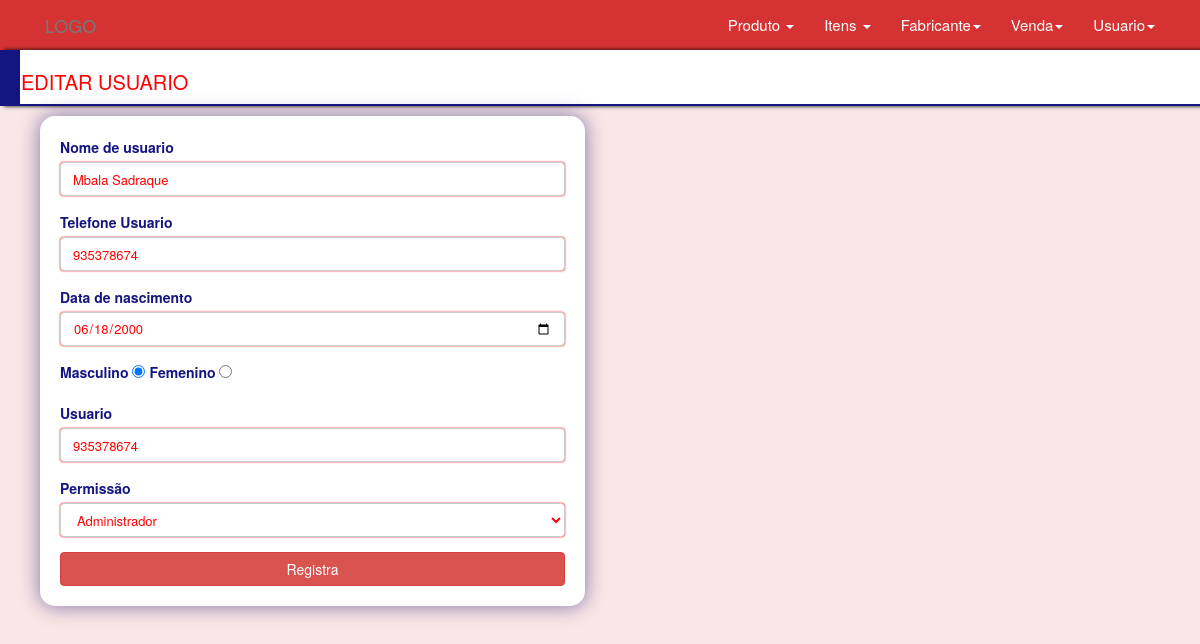
Screenshot of /views/?pg=usuario/edita&idUsuario=1&&ac=edita (signed in) with the database file from the repository.
### tables this page shows
CREATE TABLE `usuario` (
  `idUsuario` int(11) NOT NULL,
  `NomeUsuario` varchar(200) NOT NULL,
  `TelefoneUsuario` varchar(150) DEFAULT NULL,
  `Sexo` enum('Masculino','Femenino') DEFAULT NULL,
  `Nascimento` date NOT NULL,
  `Login` varchar(200) DEFAULT NULL,
  `password` varchar(100) DEFAULT NULL,
  `tipoPerminssao` enum('1','2','3') DEFAULT NULL,
  `User_ativo` enum('1','0') NOT NULL DEFAULT '1',
  `ImagemUsuario` varchar(200) DEFAULT NULL
);

### App/Models/connection.php (called while the page is built, shortened)
<?php
 abstract class Connect {
 	private $host = "localhost";
 	private $user = "root";
 	private $pass = "";
 	private $bd   = "control_estoque";
 	public function __construct()
 	{
 		try{
	 		$dns = "mysql:host=".$this->host.";dbname=".$this->bd;
	 		$sql = new PDO($dns,$this->user,$this->pass);
	 		$sql->setAttribute(PDO::ATTR_ERRMODE,PDO::ERRMODE_EXCEPTION);
	 		$this->con = $sql;
	 	}catch(PDOException $e){
	 		if($e->getCode() == 2002){
	 			echo "O servidor esta desligado";
	 		}else{
	 			echo $e->getCode();
	 		}
	 	}
 	}
 }
?>

### App/Models/usuario.class.php (called while the page is built, shortened)
<?php
	require_once 'connection.php';
	class Usuario extends Connect{
		public function buscarDadosUsuario($idUser)
		{
			try {
				$listar  = $this->con->prepare("SELECT * FROM usuario WHERE idUsuario = ?");
				$listar->bindValue(1,$idUser);
				$listar->execute();
				if($listar->rowCount() == 1){
					$dados	= $listar->fetchAll(PDO::FETCH_OBJ);
					return $dados;
				}else{
					return 0;
				}
			} catch (PDOException $e) {
				echo "Erro ".$e->getMessage();
			}
		}
	}
 ?>

### views/usuario/edita.php (the view, shortened to what this page needs)
<?php
if(isset($_GET["ac"]) && isset($_GET["idUsuario"]) &&$_GET["idUsuario"]>0){
		require '../App/Models/usuario.class.php';
		$idUsuario = $_GET["idUsuario"];
		$usuario = new Usuario();
		$dados = $usuario->buscarDadosUsuario($idUsuario);
?>
<!DOCTYPE html>
<html lang="pt-br">
<head>
	<link rel="stylesheet" type="text/css" href="../dist/bootstrap/css/bootstrap.css" />
	<link rel="stylesheet" type="text/css" href="../dist/bootstrap/css/estilo.css" />
</head>
<?php
require_once '../layout/layout.php';
echo $header;
echo'
	<div class="container-header">
		<div><h1>Editar usuario</h1></div>
	</div>
	<div class="container">
		<div class="row background">
			';
			if($dados){
	echo'	<div class="col-sm-6">
				<form class="form style-form"  method="post" action="../App/database/insertusuario.php" class="modal" id="form_modal_edita">
					<div class=""id="form_cadastra">';
						$d = new arrayIterator($dados);
						while($d->valid()){
							if($d->current()->Sexo ="Masculino"){
								$checkedM = "checked";
								$checkedF ="";
							}else{
								$checkedM = "";
								$checkedF ="checked";
							}
							if($d->current()->tipoPerminssao == 1){
								$selectedA = "selected";
								$selectedV ="";
							}else{
								$selectedA = "";
								$selectedV ="selected";
							}
					echo'
						<div class="form-group">
							<label for="nome">Nome de usuario</label>
							<input type="" id="nome"name="nome_usuario" value="'.$d->current()->NomeUsuario.'" class="form-control" placeholder="Digite nome de usuario"required >
						</div>
						<div class="form-group">
							<label for="nome">Telefone Usuario</label>
							<input type="" id="nome"name="telefone"  value="'.$d->current()->TelefoneUsuario.' "class="form-control" placeholder="Digite telefone "required >
						</div>
						<div class="form-group">
							<label for="nome">Data de nascimento</label>
							<input type="date" id="nome"name="nascimento" class="form-control"  value="'.$d->current()->Nascimento.'" required >
						</div>
						<div class="form-group">
							<label for="s">Masculino
								<input type="radio" id="s" name="sexo" value="Masculino" '.$checkedM.'>
							</label>
							<label for="s2">Femenino
								<input type="radio" id="s2" name="sexo" value="Femenino" '.$checkedF.'>
							</label>
						</div>
						<div class="form-group">
							<label for="nome">Usuario</label>
							<input type="" id="nome"name="usuario"  value="'.$d->current()->Login.'" class="form-control" placeholder="Digite o usuario" required>
						</div>
						<!--
						<div class="form-group">
							<label for="nome">Senha</label>
							<input type="password" id="nome"name="senha"  class="form-control" placeholder="Digite a senha "required>
						</div>
						-->
						<div class="form-group">
							<label for="nome">Permissão</label>
							<select name="permissao" class="form-control">
								<option value="1" '.$selectedA.'>Administrador</option>
								<option value="3" '.$selectedV.'>Vendedor</option>
							</select>
						</div>
						<input type="hidden" name="idUsuario" value="'.$d->current()->idUsuario.'">
						';
							$d->next();
						}
						echo'
						<div>
							<button type="submit" class="btn btn-danger btn-block" id="btn_cadastra"
								data-toggle="modal" data-target="#janela_erro" name="Editar" value="editar_usuario">
						     Registra
						</button>
						</div>
				</div>
				</form>
			</div>
			<div class="col-sm-6" >
			</div>';
			}else{
				echo "Não foi encontra dados";
			}
			echo'
		</div>
	</div>';
	echo $footer;
}else{
	header("location:?pg=usuario/usuario");
}
?>

### rows the page displays
usuario: nome_usuario "Mbala Sadraque", telefone "935378674", nascimento "06/18/2000", usuario "935378674"
